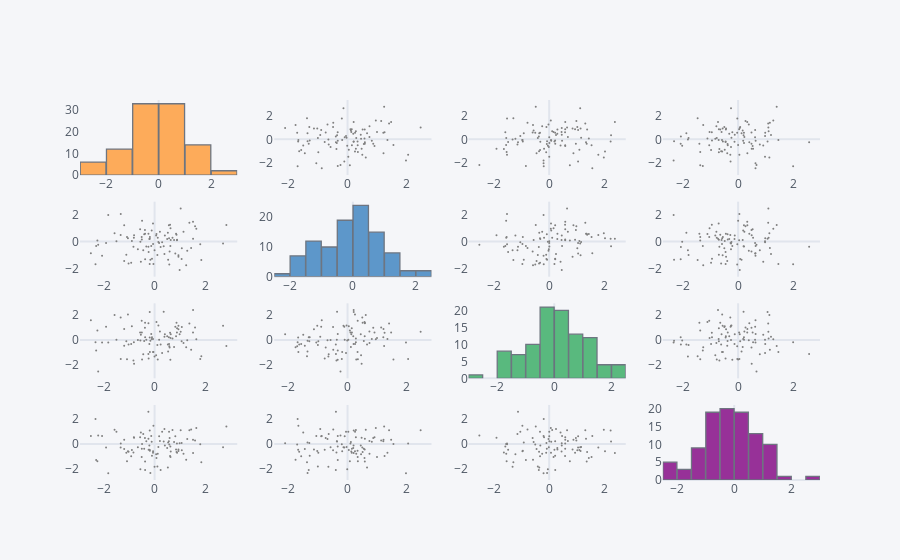

The notebook cell this image was saved under:
### Markdown cell above
## scatter_matrix()

Similar to sns.pairplot()

### Code cell
df.scatter_matrix()
